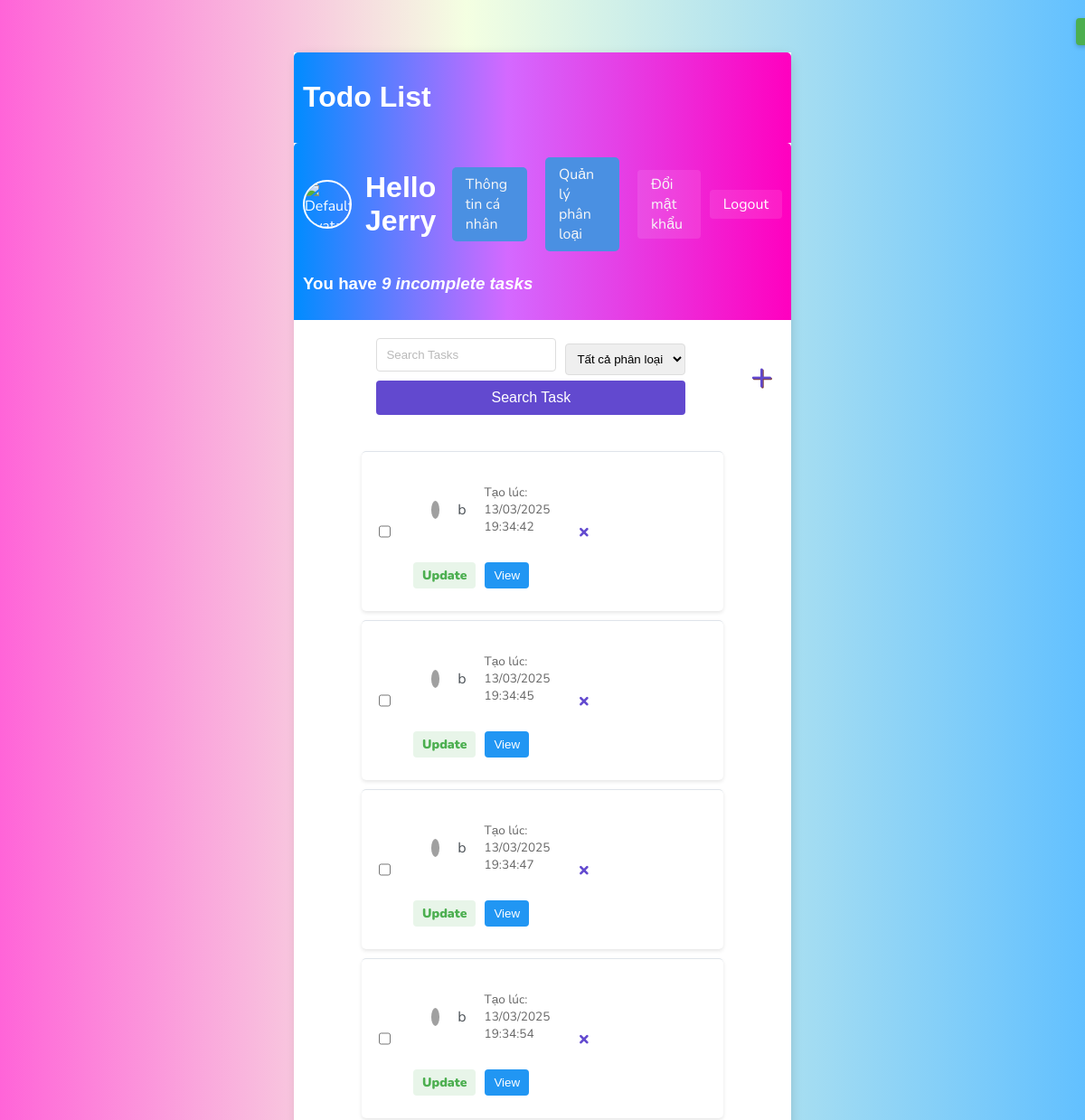
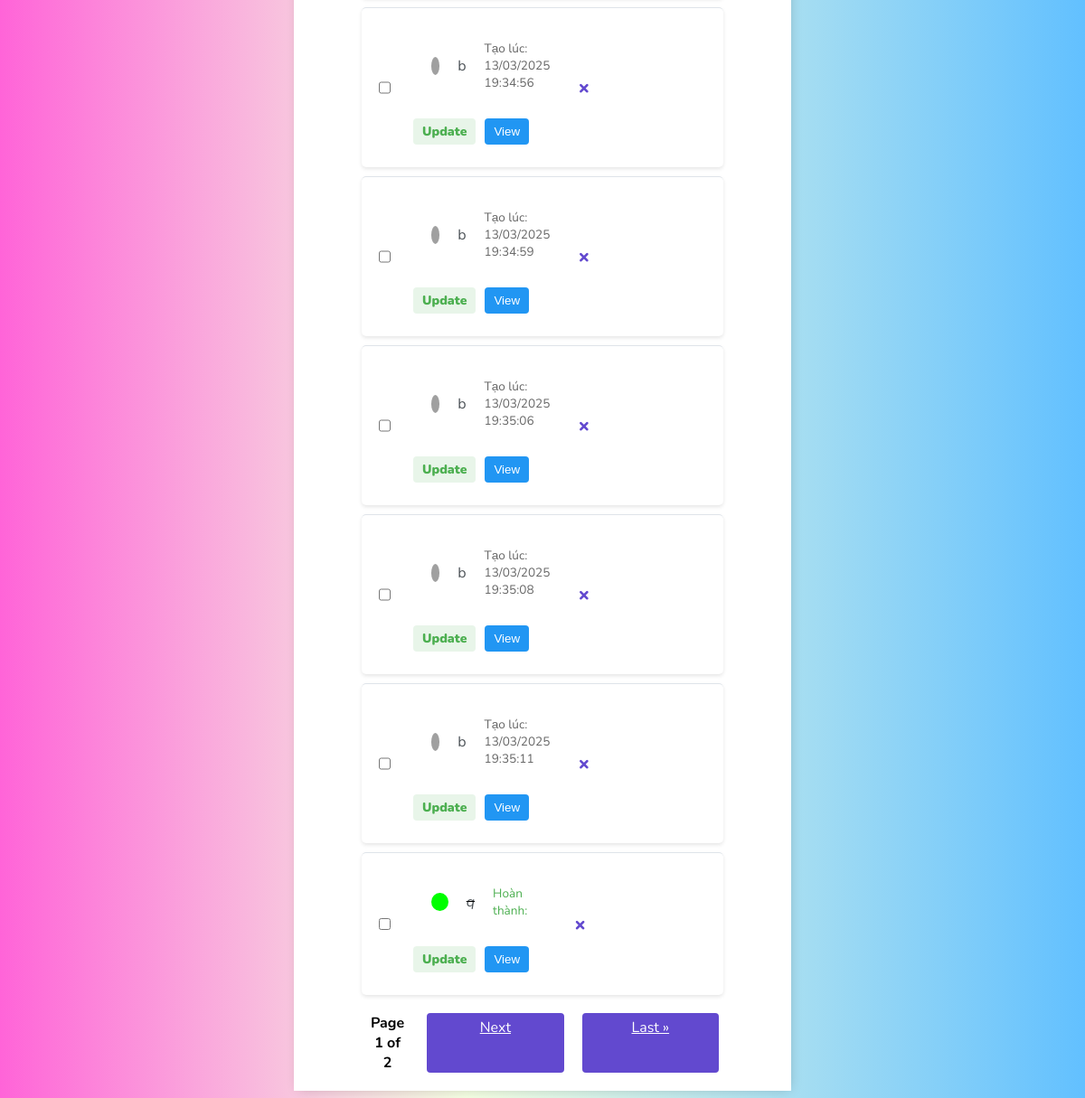
Screenshot of / (signed in) with the database file from the repository (2 pictures, top to bottom).
### blog/models.py (models this page shows, shortened)
class Task(models.Model):
    user = models.ForeignKey(User, on_delete=models.CASCADE, blank=True, null=True)
    category = models.ForeignKey(Category, on_delete=models.SET_NULL, null=True, blank=True)
    title = models.CharField(max_length=200, null=True)
    description = models.TextField(null=True, blank=True)
    complete = models.BooleanField(default=False)
    created = models.DateTimeField(auto_now_add=True)
    updated = models.DateTimeField(auto_now=True)
    image = models.ImageField(upload_to='task_images/', null=True, blank=True)
    link = models.URLField(max_length=200, null=True, blank=True)
    completed_at = models.DateTimeField(null=True, blank=True)
    def __str__(self):
        return self.title
    class Meta:
        ordering = ['complete']

### blog/views.py (the view)
# urls.py: path('', TaskList.as_view(), name="task"),
class TaskList(LoginRequiredMixin, ListView):
    model = Task
    context_object_name = 'task'
    paginate_by = 10
    def get_queryset(self):
        queryset = Task.objects.filter(user=self.request.user)
        search_input = self.request.GET.get('search-area') or ''
        category_id = self.request.GET.get('category') or ''
        if search_input:
            queryset = queryset.filter(title__icontains=search_input)
        if category_id:
            queryset = queryset.filter(category_id=category_id)
        return queryset
    def get_context_data(self, **kwargs):
        context = super().get_context_data(**kwargs)
        context['count'] = self.get_queryset().filter(complete=False).count()
        context['user_profile'] = UserProfile.objects.get_or_create(user=self.request.user)[0]
        context['categories'] = Category.objects.filter(user=self.request.user)
        search_input = self.request.GET.get('search-area') or ''
        if search_input:
            context['search_input'] = search_input
        return context

### blog/views.py (called while the page is built)
    def __call__(self, request):
        if request.user.is_authenticated:
            try:
                profile = UserProfile.objects.get(user=request.user)
                if profile.is_blocked:
                    logout(request)
                    messages.error(request, "Tài khoản của bạn đã bị khóa.")
                    return redirect('login')
            except UserProfile.DoesNotExist:
                pass
        return self.get_response(request)

### blog/templates/blog/task_list.html (shortened to what this page needs)
{% extends 'blog/main.html' %}
{% block content %}
<div id="notification" class="notification">
</div>
<div class="header-bar">
    <div>
        <div class="user-info">
            <div class="user-profile">
                {% if user_profile.avatar %}
                    <img src="{{ user_profile.avatar.url }}" alt="Avatar" class="user-avatar">
                {% else %}
                    <img src="/static/images/default-avatar.png" alt="Default Avatar" class="user-avatar">
                {% endif %}
                <h1>Hello {{ request.user|title }}</h1>
            </div>
            <div class="user-actions">
                <a href="{% url 'profile' %}" class="profile-btn">Thông tin cá nhân</a>
                <a href="{% url 'categories' %}" class="profile-btn">Quản lý phân loại</a>
                <a href="{% url 'change_password' %}" class="change-password-btn">Đổi mật khẩu</a>
                <form method="post" action="{% url 'logout' %}" style="display: inline;">
                    <button type="submit" class="logout-link">Logout</button>
                </form>
            </div>
        </div>
        <h3>You have <i>{{ count }} incomplete task{{ count|pluralize:'s' }}</i></h3>
    </div>
</div>
<div id="search-add-wrapper">
    <form action="" method="get" class="search-form">
        <div class="search-filters">
            <input type="text" name="search-area" placeholder="Search Tasks" {% if search_input %}value="{{ search_input }}"{% endif %}>
            <select name="category" class="category-filter">
                <option value="">Tất cả phân loại</option>
            </select>
        </div>
        <input class="button" type="submit" value="Search Task">
    </form>
    <a id="add-link" href="{% url 'task-create' %}">&#x2b;</a>
</div>
<div class="card-body">
    <form id="bulk-action-form" method="post">
        <div class="task-items-wrapper">
            {% for tasks in task %}
            <div class="task-wrapper" {% if tasks.category %}style="border-left: 5px solid {{ tasks.category.color }}"{% endif %}>
                <div class="task-left">
                    <input type="checkbox" name="task_ids[]" value="{{ tasks.id }}" class="task-checkbox">
                    <div class="task-content">
                        {% if tasks.complete %}
                        <div class="task-title">
                            <div class="task-complete-icon"></div>
                            <i><s><a href="{% url 'tasks-update' tasks.id %}">{{ tasks }}</a></s></i>
                            <span class="task-completion-time">Hoàn thành: {{ tasks.completed_at|date:"d/m/Y H:i:s" }}</span>
                        </div>
                        {% else %}
                        <div class="task-title">
                            <div class="task-incomplete-icon"></div>
                            <a href="{% url 'tasks-update' tasks.id %}">{{ tasks }}</a>
                            <span class="task-creation-time">Tạo lúc: {{ tasks.created|date:"d/m/Y H:i:s" }}</span>
                        </div>
                        {% endif %}
                        <div class="task-buttons">
                            <a href="{% url 'tasks-update' tasks.id %}" class="update-link">Update</a>
                            <button type="button" class="view-details" data-task-id="{{ tasks.id }}">View</button>
                        </div>
                    </div>
                </div>
                <div class="task-actions">
                    <a class="delete-link" href="{% url 'tasks-delete' tasks.id %}">&#215;</a>
                </div>
            </div>
            {% empty %}
            <h3>No items in list</h3>
            <a href="{% url 'task-create' %}">Add New Item</a>
            {% endfor %}
        </div>
        {% if is_paginated %}
        <div class="pagination">
            <span class="current-page">
                Page {{ page_obj.number }} of {{ page_obj.paginator.num_pages }}
            </span>
            {% if page_obj.has_next %}
                <a href="?page={{ page_obj.next_page_number }}{% if search_input %}&search-area={{ search_input }}{% endif %}{% if request.GET.category %}&category={{ request.GET.category }}{% endif %}" class="button">Next</a>
                <a href="?page={{ page_obj.paginator.num_pages }}{% if search_input %}&search-area={{ search_input }}{% endif %}{% if request.GET.category %}&category={{ request.GET.category }}{% endif %}" class="button">Last &raquo;</a>
            {% endif %}
        </div>
        {% endif %}
    </form>
</div>
{% endblock content %}

### blog/templates/blog/main.html (style rules this page uses)
body { background: linear-gradient(90deg, #ff00bf9b 0%, #c6ff6932 43%, #0099ff9d 100%); font-family: 'Nunito', sans-serif; padding-top: 50px; }
.header-bar { display: flex; justify-content: space-between; color: #fff; padding: 10px; border-radius: 5px 5px 0 0; background: linear-gradient(90deg, #008cff 0%, #d469ff 43%, #ff00bf 100%); }
h1, h2, h3, h4, h5, h6 { font-family: 'Raleway', sans-serif; }
.task-wrapper { display: flex; align-items: center; justify-content: space-between; background-color: #fff; border-top: 1px solid #dfe4ea; overflow: hidden; }
.task-title { display: flex; padding: 20px; }
.task-title a { text-decoration: none; color: #4b5156; margin-left: 10px; }
.task-complete-icon { height: 20px; width: 20px; background-color: rgb(0, 255, 0); border-radius: 50%; }
.task-incomplete-icon { height: 20px; width: 20px; background-color: rgb(160, 160, 160); border-radius: 50%; }
.delete-link { text-decoration: none; font-weight: 900; color: #6249cf; font-size: 22px; line-height: 0; padding: 20px 20px; }
.header-bar a { color: rgb(247, 247, 247); text-decoration: none; }
#search-add-wrapper { display: flex; justify-content: space-between; align-items: center; padding: 20px; }
input[type=text], input[type=password], textarea { border: 1px solid #757575; border-radius: 5px; padding: 10px; width: 50%; }
::placeholder { font-weight: 300; opacity: 0.5; }
.button { border: 1px solid #757575; background-color: #FFF; color: #6249cf; padding: 10px; font-size: 14px; border-radius: 5px; cursor: pointer; }
#add-link { color: #6249cf; text-decoration: none; font-size: 42px; text-shadow: 1px 1px #81413b; }
.card-body { padding: 20px; }
form { max-width: 400px; margin: 0 auto; }
form input[type="text"], form input[type="password"] { width: 100%; padding: 10px; margin-bottom: 10px; border: 1px solid #ddd; border-radius: 4px; }
form .button { width: 100%; padding: 10px; background-color: #6249cf; color: white; border: none; border-radius: 4px; cursor: pointer; font-size: 16px; }

### rows the page displays
Task: title "b", created "13/03/2025 19:34:42"
Task: title "b", created "13/03/2025 19:34:45"
Task: title "b", created "13/03/2025 19:34:47"
Task: title "b", created "13/03/2025 19:34:54"
Task: title "b", created "13/03/2025 19:34:56"
Task: title "b", created "13/03/2025 19:34:59"
Task: title "b", created "13/03/2025 19:35:06"
Task: title "b", created "13/03/2025 19:35:08"
Task: title "b", created "13/03/2025 19:35:11"
Task: title "q"

### other values shown
{{ request.user|title }} "Jerry"
{{ count }} "9"
{{ page_obj.number }} "1"
{{ page_obj.paginator.num_pages }} "2"
